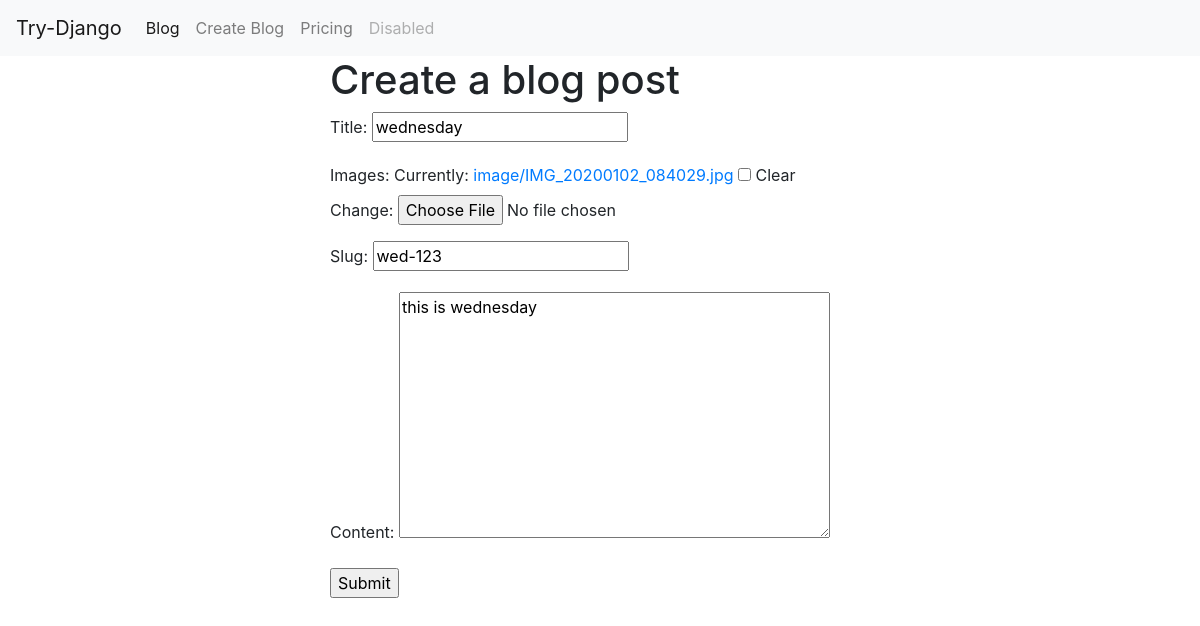
Page /blog/wed-123/edit/ (signed in) on the committed database.
### blog/models.py (models this page shows, shortened)
class BlogPost(models.Model):
    user = models.ForeignKey(User, default=1, null=True, on_delete=models.SET_NULL)
    images = models.ImageField(upload_to='image/', blank=True, null=True)
    title = models.CharField(max_length=50)
    slug = models.SlugField(unique=True)
    content = models.TextField(null=True, blank=True)

### blog/views.py (the view)
# urls.py: path('<str:slug>/edit/', views.blog_update, name='blog_update'),
@staff_member_required
def blog_update(request, slug):
    obj = BlogPost.objects.get(slug=slug)
    form = BlogPostModelForm(request.POST or None, request.FILES or None, instance=obj)
    if form.is_valid():
        form.save()
        form = BlogPostModelForm()
    template_name = 'blog/blog_update.html'
    context = {'form':form}
    return render(request, template_name, context)

### blog/forms.py
class BlogPostModelForm(forms.ModelForm):
    class Meta:
        model = BlogPost
        fields = ['title', 'images', 'slug', 'content']

### blog/templates/blog/blog_update.html (shortened to what this page needs)
{% extends 'base.html' %}
{% block content %}
 <h1>Create a blog post</h1>
 <form action="." method="post" enctype="multipart/form-data">
    {{ form.as_p }}
    <input type="submit" value="Submit" />
 </form>
{% endblock  %}

### rows in the picture
BlogPost: title "wednesday", slug "wed-123", content "this is wednesday"
